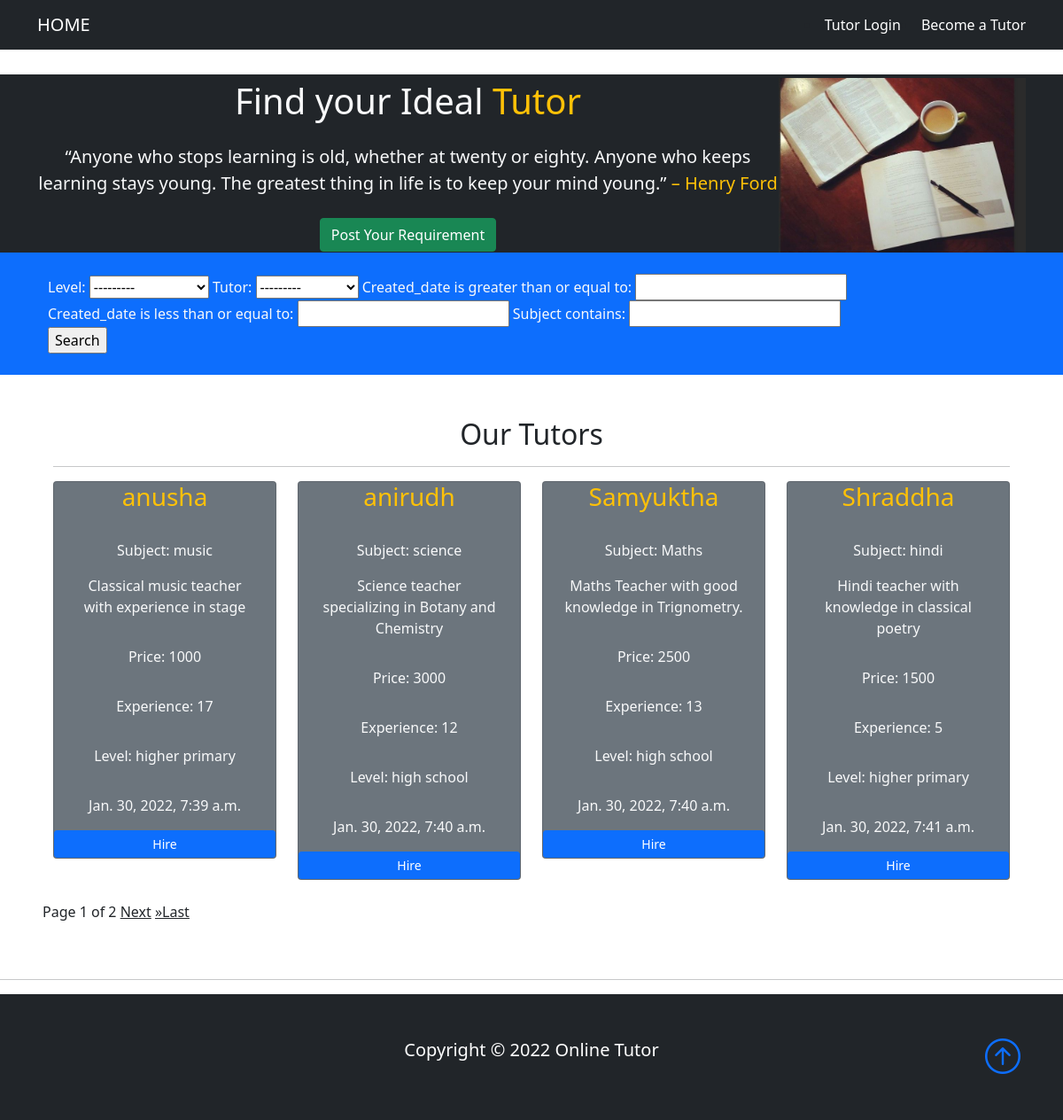
The page / on the database its author committed.
### hiring/models.py (models this page shows, shortened)
class TimestampModel(models.Model):
    created_Date = models.DateTimeField(("created_date"), auto_now_add=True)
    updated_Date = models.DateTimeField(("updated_date"), auto_now=True)
    class Meta:
        abstract=True #This model will not be used to create any database table

class TutorPost(TimestampModel):
    category=(
        ('lower primary','lower primary'),
        ('higher primary','higher primary'),
        ('high school','high school'),
        ('graduation','graduation'),
    )
    tutor = models.ForeignKey(Tutor, on_delete=models.CASCADE)
    subject=models.CharField(max_length=200,null=True)
    level= models.CharField(max_length=200,null=True, choices=category)
    description=models.CharField(max_length=2000,null=True)
    salary=models.IntegerField(null=True)
    experience=models.IntegerField(null=True)

class Tutor(TimestampModel):
    user=models.OneToOneField(User,null=True,on_delete=models.CASCADE)
    name=models.CharField(max_length=200,null=True)
    def __str__(self):
        return self.name

### hiring/views.py (the view)
# urls.py: path('',home,name='home'),
def home(request):
    if request.user.is_authenticated and not request.user.is_superuser:
        students=Students.objects.filter(tutor__name=request.user.username)
        context={
            'students':students,
        }
        return render(request,'tutor.html', context)
    else:
        tutorpost=TutorPost.objects.all()
        filtered_posts=tutorpostfilter(request.GET,
        tutorpost
        )
        context={
            'tutorpost':tutorpost,  'filtered_posts':filtered_posts,
        }
        paginated_filtered_posts=Paginator(filtered_posts.qs, 4)
        page_number=request.GET.get('page')
        post_page_obj=paginated_filtered_posts.get_page(page_number)
        context['post_page_obj']=post_page_obj
        return render(request,'student.html', context)

### hiring/templatetags/myapp_extras.py (called while the page is built)
@register.simple_tag
def my_url(value, field_name, urlencode = None):
    url = '?{}={}'.format(field_name, value)
    if urlencode:
        querystring = urlencode.split('&')
        filtered_querystring = filter(lambda p: p.split('=')[0]!=field_name, querystring)
        encoded_querystring = '&'.join(filtered_querystring)
        url = '{}&{}'.format(url, encoded_querystring)
    return url

### hiring/templates/student.html (shortened to what this page needs)
{% extends 'main.html' %} {% load static%} {% block content %}
{% load myapp_extras %}
<section class="bg-dark text-light p-5 p-lg-0 pt-lg-1 text-center">
  <div class="container">
    <div class="d-sm-flex align-items-center justify-content between">
      <div>
        <h1>Find your Ideal <span class="text-warning">Tutor</span></h1>
        <p class="lead my-4">
          “Anyone who stops learning is old, whether at twenty or eighty. Anyone
          who keeps learning stays young. The greatest thing in life is to keep
          your mind young.”
          <span class="text-warning">– Henry Ford</span>
        </p>
        <a class="user btn btn-success" href="{% url 'studentrequirement' %}"> Post Your Requirement</a></span
      </div>
      <img
        class="img-fluid w-25 d-none d-sm-block"
        src="static/images/photo13.JPG"
        alt=""
      />
    </div>
  </div>
</section>
<section class="bg-primary text-light p-4">
  <div class="row">
    <div class="col">
      <form method="get">
        <div class="container"
        {{ filtered_posts.form.as_table}}
      </div>
      <div class="container">
        <input type="submit" value="Search" />
        </div>
      </form>
</section>
<section class="p-5 bg-white">
  <div class="container">
    <h2 class="text-center text-dark">Our Tutors</h2>
    <hr>
    <div class="row g-4">
      {% for c in post_page_obj %}
      <div class="col-md-6 col-lg-3">
        <div class="card bg-secondary">
          <h3 class="card-title text-center mb-3"><span class="text-warning">{{c.tutor}}</span></h3>
          <div class="card-body text-center text-light">Subject: {{c.subject}}</div>
          <div class="container">
            <p class="card-bady text-center text-light ">{{c.description}}</p>
          </div>
          <div class="card-body text-center text-light">Price: {{c.salary}}</div>
          <div class="card-body text-center text-light">Experience: {{c.experience}}</div>
          <div class="card-body text-center text-light">Level: {{c.level}}</div>
          <div class="card-body text-center text-light">{{c.created_Date}}</div>
          <a href="{% url 'apply' %}" class="btn btn-primary btn-sm" type="submit"
            >Hire</a
          >
        </div>
      </div>
      {% endfor %}
      <div class="pagination">
        <span class="step-links">
             <span>
               Page {{post_page_obj.number}} of {{post_page_obj.paginator.num_pages}}
             </span>
          {% if post_page_obj.has_next %}
             <a href="{% my_url post_page_obj.next_page_number 'page' request.GET.urlencode %}" class="text-dark">Next</a>
             <a href="{% my_url post_page_obj.paginator.num_pages 'page' request.GET.urlencode %}" class="text-dark">&raquo;Last</a>
          {% endif %}
        </span>
      </div>
      </div>
    </section>
    <hr>
  {% include 'footer.html' %} {% endblock %}

### hiring/templates/main.html (shortened to what this page needs)
<!DOCTYPE html>
<html lang="en">
  <head>
    <link
      href="https://cdn.jsdelivr.net/npm/bootstrap@5.1.3/dist/css/bootstrap.min.css"
      rel="stylesheet"
    />
    <link
      rel="stylesheet"
      href="https://cdn.jsdelivr.net/npm/bootstrap-icons@1.3.0/font/bootstrap-icons.css"
    />
    <link rel="stylesheet" href="static/styles.css" />
  </head>
  <body>
    {% include 'navbar.html' %}
    <br />
    {%block content%} {% endblock %}
  </body>
</html>

### hiring/templates/navbar.html (shortened to what this page needs)
<head>
</head>
<nav class="navbar navbar-expand-lg bg-dark navbar-dark fixed-top">
  <div class= "container">
  <a class="navbar-brand" href="{% url 'home' %}">HOME</a>
  {% if request.user.is_authenticated and not request.user.is_superuser %}
  <span class="user">Hello, {{request.user}} &nbsp;</span>
  <span
    >
     <a class="user btn btn-info" href="{% url 'mypost' %}"> My Posts</a></span
  >
  <li>
    <a class="user" href="{% url 'requirements' %}"> Requirements</a></span
    >
  </li>
  <li>
    <a class="user btn btn-success" href="{% url 'logout' %}"> Logout</a></span
    >
  </li>
  {% else %}
  <li>
    <span><a class="user" href="{% url 'login' %}"> Tutor Login </a></span>
  </li>
  <li>
    <span
      ><a class="user" href="{% url 'register' %}"> Become a Tutor </a></span
    >
  </li>
  {% endif %}
</nav>

### hiring/templates/footer.html (shortened to what this page needs)
<!DOCTYPE html>
<html lang="en">
  <head>
    <link
      href="https://cdn.jsdelivr.net/npm/bootstrap@5.1.3/dist/css/bootstrap.min.css"
      rel="stylesheet"
    />
    <link
      rel="stylesheet"
      href="https://cdn.jsdelivr.net/npm/bootstrap-icons@1.3.0/font/bootstrap-icons.css"
    />
    <link rel="stylesheet" href="static/styles.css" />
  </head>
  <body class="d-flex flex-column min-vh-100">
 <footer class="p-5 bg-dark text-white text-center position-relative">
  <div class="container">
    <p class="lead">Copyright &copy; 2022 Online Tutor</p>
    <a href="#" class="position-absolute bottom-0 end-0 p-5">
      <i class="bi bi-arrow-up-circle h1"> </i
      >
    </a>
  </div>
</footer>
</body>
</html>

### hiring/static/styles.css (style rules this page uses)
body::before { display: block; content: ""; height: 60px; }

### hiring/templates/navbar.html (style rules this page uses)
.user { color: white; text-decoration: none; }

### rows shown on the page
TutorPost: tutor "anusha", subject "music", description "Classical music teacher with experience in stage", salary "1000", experience "17", level "higher primary", created_Date "Jan. 30, 2022, 7:39 a.m."
TutorPost: tutor "anirudh", subject "science", description "Science teacher specializing in Botany and Chemistry", salary "3000", experience "12", level "high school", created_Date "Jan. 30, 2022, 7:40 a.m."
TutorPost: tutor "Samyuktha", subject "Maths", description "Maths Teacher with good knowledge in Trignometry.", salary "2500", experience "13", level "high school", created_Date "Jan. 30, 2022, 7:40 a.m."
TutorPost: tutor "Shraddha", subject "hindi", description "Hindi teacher with knowledge in classical poetry", salary "1500", experience "5", level "higher primary", created_Date "Jan. 30, 2022, 7:41 a.m."

### other values the page prints
{{ post_page_obj.number }} "1"
{{ post_page_obj.paginator.num_pages }} "2"
